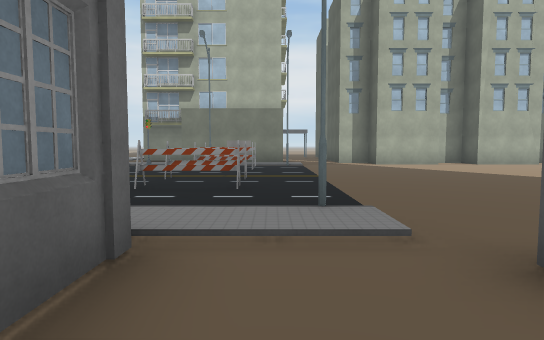
[1] (above)

24 first-person views from a walk through a scene from a Unity 3-D project. The camera is 1.4 m above the floor, tilts 4° down and sees 75° across. The floor is counted in squares, 2 m on a side. Each view is taken from the middle of a square. On the plan, view 1 faces up. The plan holds only what a view shows up to about 11 squares ahead; the rest is blank. The place goes on beyond the plan. Some animated figures are left out. Some surface patterns are stand-ins.

[2]
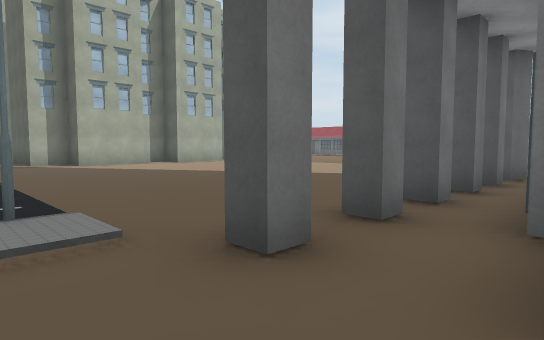

[3]
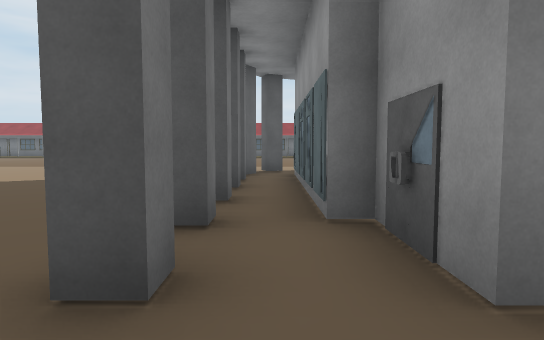

[4]
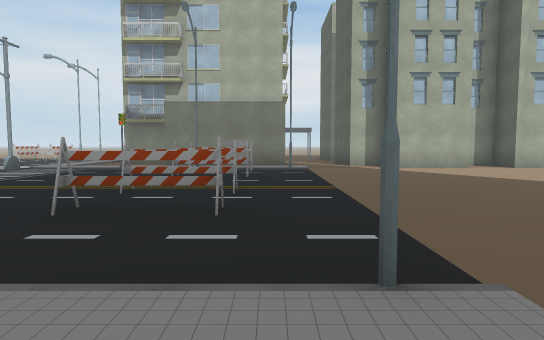

[5]
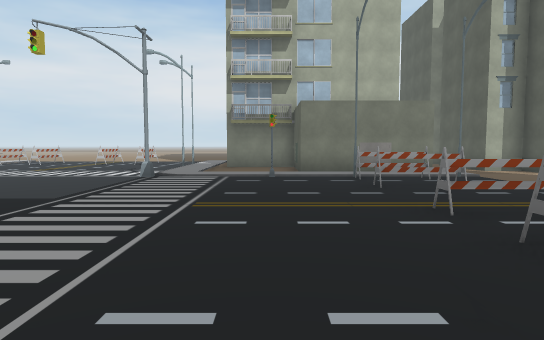

[6]
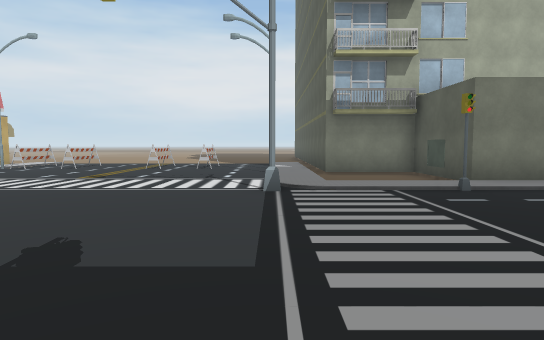

[7]
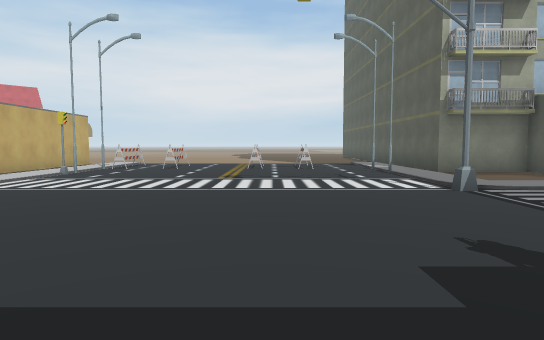

[8]
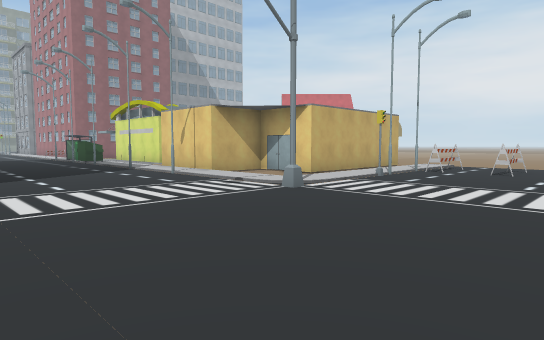

[9]
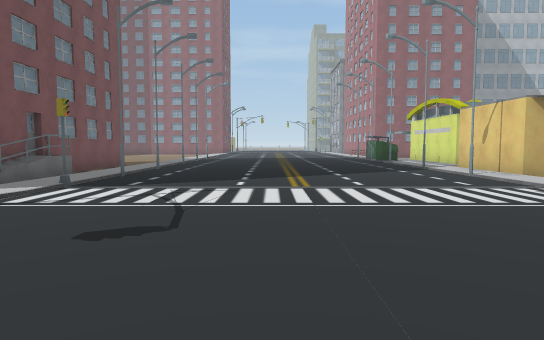

[10]
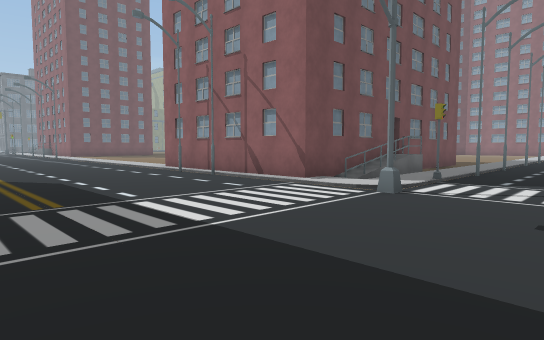

[11]
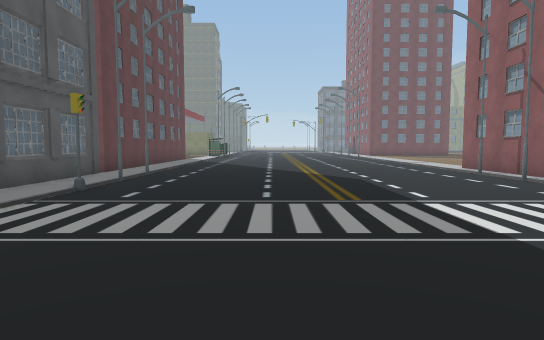

[12]
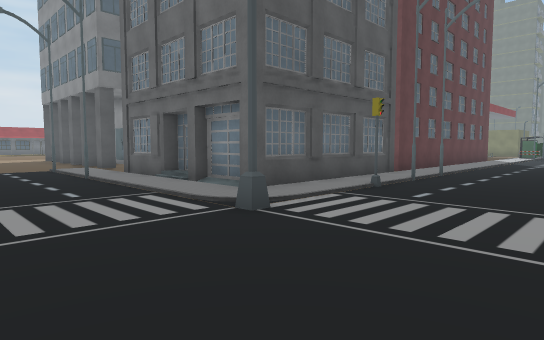

[13]
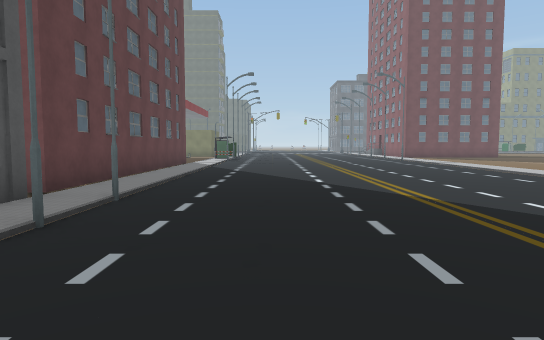

[14]
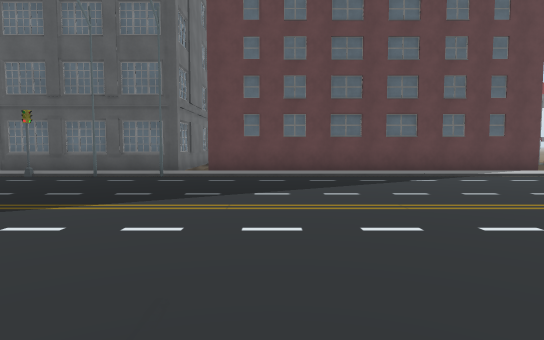

[15]
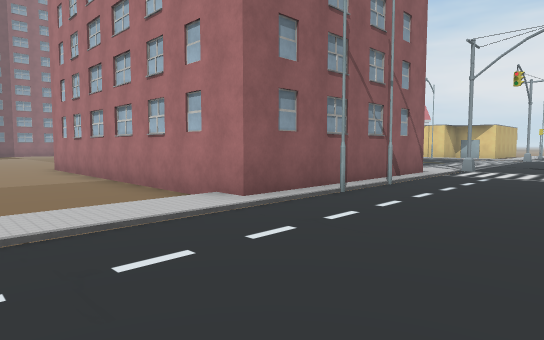

[16]
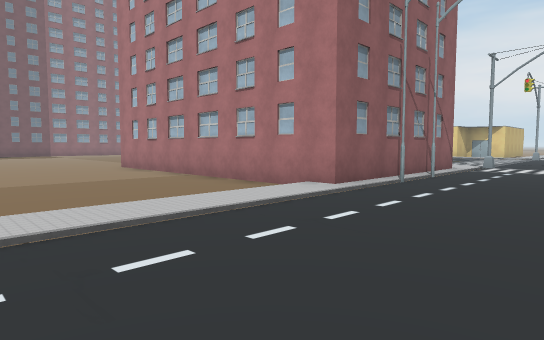

[17]
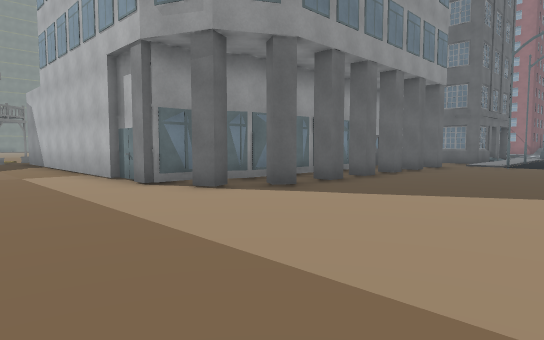

[18]
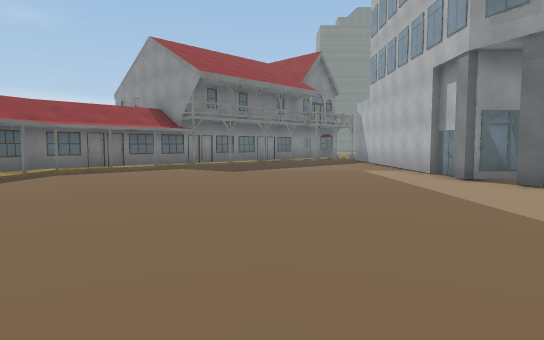

[19]
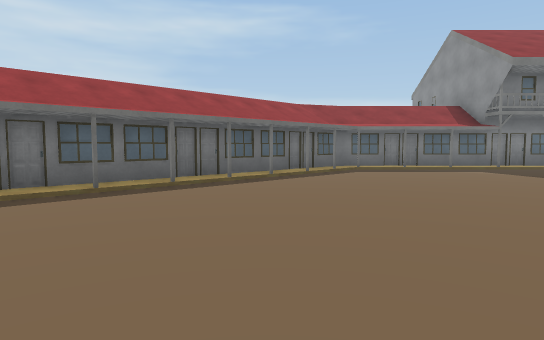

[20]
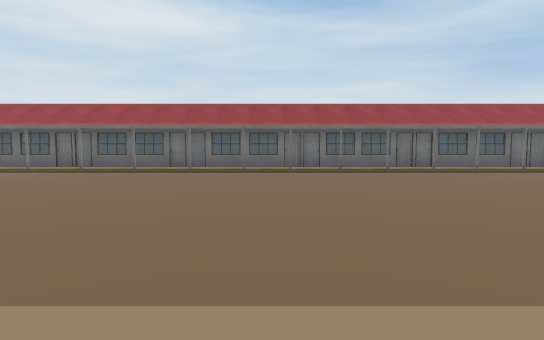

[21]
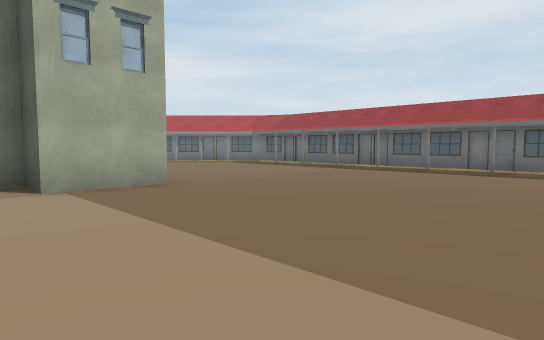

[22]
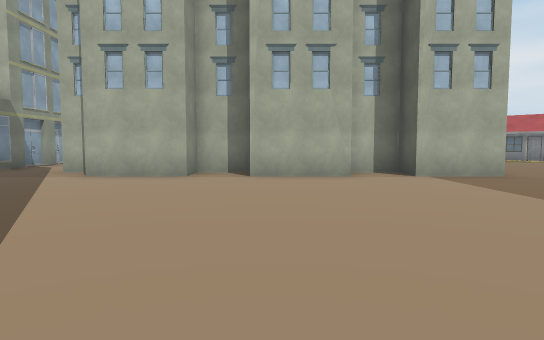

[23]
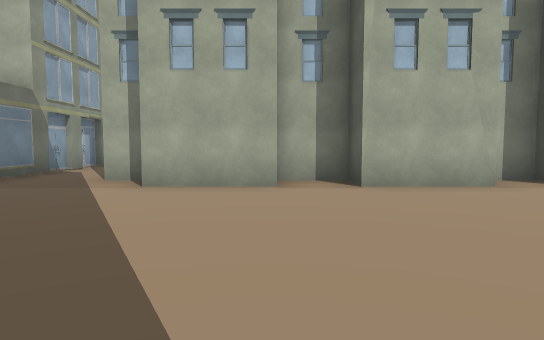

[24]
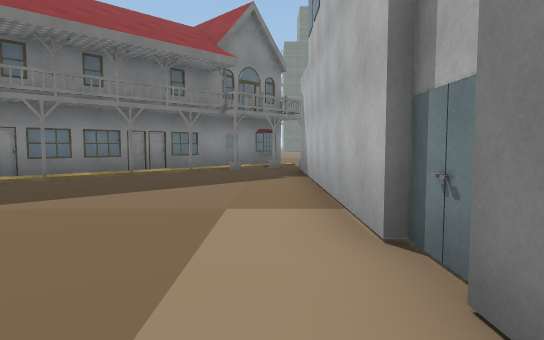

### Floor plan
Key: @ floor where view 1 was taken; # wall or solid block; . main floor; : floor 0.25 m higher than the main floor; / step, stairs or slope; O other object.
Columns run from 24 left of view 1 to 21 right of it. Each row starts with its distance up from view 1.
 17        # O.O.O.O.O/#    #.
 16        # ........:/###  #..            ..
 15      ### O.......O/..#  #..          O....  #
 14      #.. ........:/..O  #..########## ......##
 13    ###.  ........:   ####...###.##..##......:#
 12   OO:O   O.......O  #   OO..................##
 11   OO..................OOOO..................##
 10  .....................OO....................:#
  9  ...........................................##
  8   ..........................................#
  7   ....................OO....................##
  6   ....................OO....................:#
  5   ..........................................##
  4   OO.O...O............O.OO..................#
  3        ::........O: :  :OO..................##
  2   .. OOOO........:####O#..OOO.OOOO..........:#
  1   ######O........##    #.........O..........##
  0         O........:      @.OOOOOOOOO.........#
 -1         OO.......O#               O.........##
 -2         OO.......O###             O.........:#
 -3         O........:                O........###
 -4 ########O........: #              O.......##
 -5 ........ ........: #              O......##
 -6 ........ ........: #              O.....##
 -7 ........ ........: #              #...#/#
 -8   ...... ........: #              #..//##
 -9          ........: #              #.####

Where each view was taken, in squares from view 1:
view 1: 0 up, 0 right, facing up
view 2: 0 up, 0 right, facing up-right
view 3: 1 up, 0 right, facing right
view 4: 2 up, 0 right, facing up
view 5: 3 up, 4 left, facing up
view 6: 6 up, 7 left, facing up
view 7: 6 up, 10 left, facing up
view 8: 7 up, 11 left, facing up-left
view 9: 7 up, 11 left, facing left
view 10: 6 up, 10 left, facing down-left
view 11: 6 up, 10 left, facing down
view 12: 6 up, 10 left, facing down-right
view 13: 2 up, 9 left, facing down
view 14: 5 down, 15 left, facing right
view 15: 7 down, 12 left, facing up-left
view 16: 9 down, 12 left, facing up-left
view 17: 6 up, 13 right, facing down-left
view 18: 7 up, 14 right, facing down
view 19: 7 up, 14 right, facing down-right
view 20: 7 up, 10 right, facing right
view 21: 7 up, 10 right, facing up-right
view 22: 5 up, 8 right, facing up
view 23: 7 up, 6 right, facing up
view 24: 1 up, 11 right, facing down
